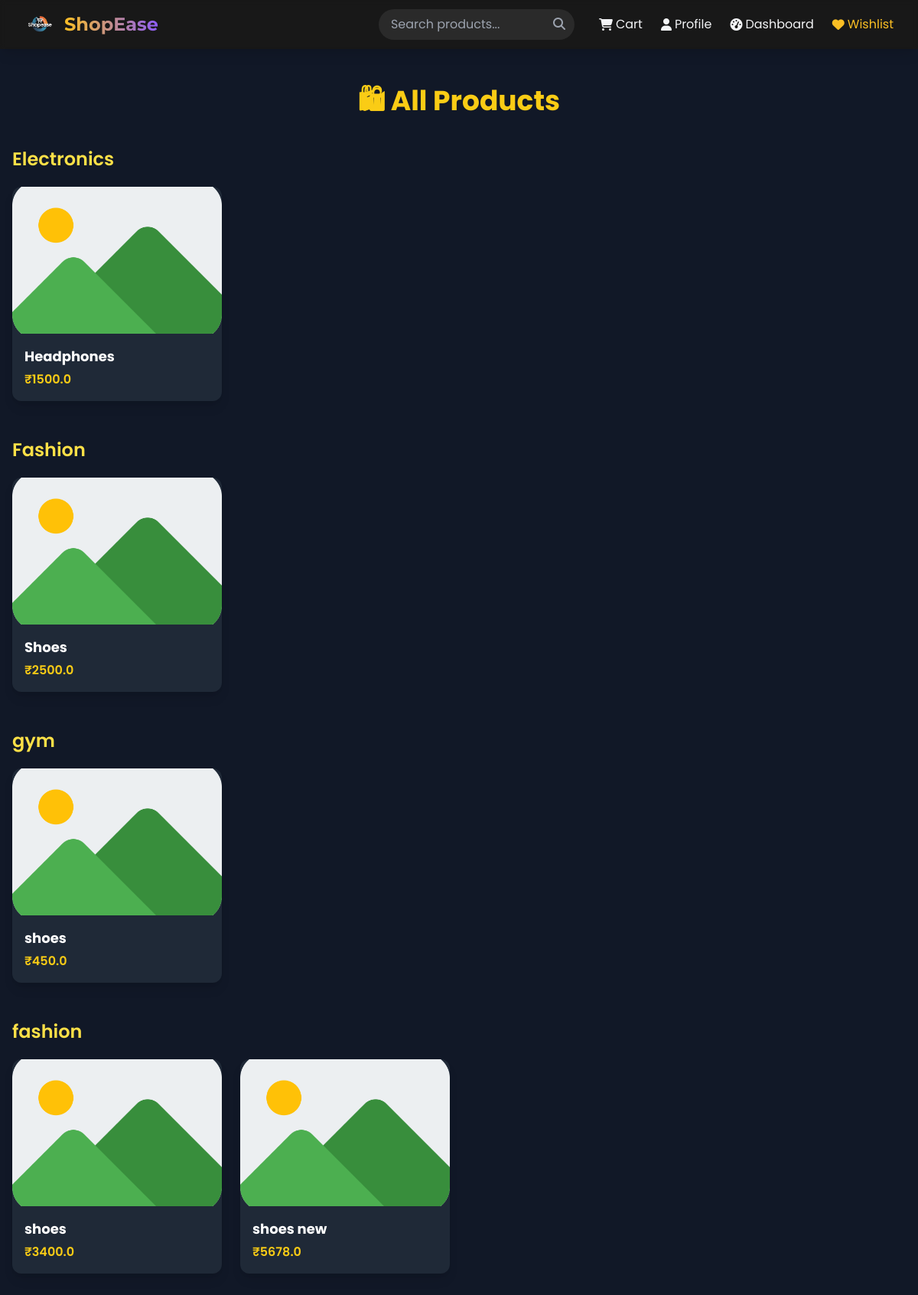
Page /products on the committed database.
### tables this page shows
CREATE TABLE products (
            id INTEGER PRIMARY KEY AUTOINCREMENT,
            name TEXT,
            price REAL,
            category TEXT,
            description TEXT,
            stock INTEGER
        , image_url TEXT);

### app.py (the view)
@app.route('/products')
def products():
    product_list = fetch_products()
    products_by_category = defaultdict(list)
    for product in product_list:
        products_by_category[product['category']].append(product)
    return render_template("products.html", products_by_category=products_by_category)

### app.py (called while the page is built)
@app.context_processor
def inject_products():
    try:
        products = fetch_all_products()[:6]
    except:
        products = []
    return {'products': products}

def fetch_products():
    conn = sqlite3.connect('database/app.db')
    cursor = conn.cursor()
    cursor.execute("SELECT * FROM products")
    rows = cursor.fetchall()
    conn.close()
    products = []
    for row in rows:
        product = {
            'id': row[0],
            'name': row[1],
            'price': row[2],
            'category': row[3],
            'description': row[4],
            'stock': row[5],
            'image_url': row[6] if len(row) > 6 else None
        }
        products.append(product)
    return products

### core/db_helper.py (called while the page is built)
def get_db_connection():
    conn = sqlite3.connect(DB_PATH)
    conn.row_factory = sqlite3.Row
    return conn

def fetch_all_products():
    conn = get_db_connection()
    cursor = conn.execute("SELECT * FROM products")
    products = cursor.fetchall()
    conn.close()
    return products

### templates/products.html (shortened to what this page needs)
{% extends "layout.html" %}
{% block content %}
<section class="min-h-screen bg-gray-900 text-white px-4 py-12">
  <div class="max-w-7xl mx-auto">
    <h1 class="text-4xl font-bold text-yellow-400 mb-10 text-center animate__animated animate__fadeInDown">
      🛍 {{ category if category else "All Products" }}
    </h1>
    {% if products_by_category %}
      {% for category, products in products_by_category.items() %}
        <div class="mb-12">
          <h2 class="text-2xl font-semibold text-yellow-300 mb-5">{{ category }}</h2>
          <div class="grid grid-cols-1 sm:grid-cols-2 md:grid-cols-3 lg:grid-cols-4 gap-6">
            {% for p in products %}
              <div class="bg-gray-800 rounded-xl shadow-lg overflow-hidden hover:shadow-yellow-400 transition-shadow duration-300">
                <a href="/product/{{ p.id }}" class="block hover:scale-105 transition-transform duration-300">
                  <img
                    src="{{ p.image_url or url_for('static', filename='images/placeholder.png') }}"
                    alt="{{ p.name }}"
                    class="w-full h-48 object-cover"
                  >
                  <div class="p-4">
                    <h3 class="text-lg font-bold mb-1 text-white">{{ p.name }}</h3>
                    <p class="text-yellow-400 font-semibold">₹{{ p.price }}</p>
                  </div>
                </a>
              </div>
            {% endfor %}
          </div>
        </div>
      {% endfor %}
    {% else %}
      <p class="text-center text-gray-300 text-xl">No products available right now.</p>
    {% endif %}
  </div>
</section>
{% endblock %}

### templates/layout.html (shortened to what this page needs)
<!DOCTYPE html>
<html lang="en" class="dark">
<head>
  <link rel="stylesheet" href="https://cdnjs.cloudflare.com/ajax/libs/font-awesome/6.5.0/css/all.min.css">
  <link rel="stylesheet" href="https://cdnjs.cloudflare.com/ajax/libs/animate.css/4.1.1/animate.min.css">
  <script src="https://cdn.tailwindcss.com"></script>
</head>
<body class="font-poppins bg-dark-900 text-gray-100 min-h-screen flex flex-col">
<header class="bg-dark-800 fixed top-0 w-full z-50 shadow-lg backdrop-blur-sm bg-opacity-90">
  <div class="max-w-7xl mx-auto px-4 sm:px-6 lg:px-8">
    <div class="flex justify-between items-center h-16">
      <div class="flex items-center space-x-3">
        <img src="{{ url_for('static', filename='images/logo.png') }}" alt="ShopEase Logo" class="h-10 w-10 rounded-full">
        <a href="/" class="text-2xl font-bold font-montserrat">
          <span class="gradient-text bg-gradient-to-r from-accent-400 to-primary-500">ShopEase</span>
        </a>
      </div>
      <nav class="hidden md:flex items-center space-x-8">
        <form action="{{ url_for('search') }}" method="GET" class="relative">
          <input type="text" name="query" placeholder="Search products..."
                 class="bg-dark-700 rounded-full py-2 px-4 pr-10 focus:outline-none focus:ring-2 focus:ring-primary-500 w-64">
          <button type="submit" class="absolute right-3 top-2 text-gray-400 hover:text-accent-400">
            <i class="fas fa-search"></i>
          </button>
        </form>
        <div class="flex items-center space-x-6">
          <a href="{{ url_for('cart') }}" class="group flex items-center space-x-1 hover:text-accent-400 transition-colors">
            <i class="fas fa-shopping-cart"></i>
            <span class="hidden lg:inline-block">Cart</span>
          </a>
          <a href="{{ url_for('profile') }}" class="group flex items-center space-x-1 hover:text-accent-400 transition-colors">
            <i class="fas fa-user"></i>
            <span class="hidden lg:inline-block">Profile</span>
          </a>
          <a href="{{ url_for('dashboard') }}" class="group flex items-center space-x-1 hover:text-accent-400 transition-colors">
            <i class="fas fa-tachometer-alt"></i>
            <span class="hidden lg:inline-block">Dashboard</span>
          </a>
          <a href="{{ url_for('wishlist') }}" class="group flex items-center space-x-1 text-accent-400 hover:text-accent-300 transition-colors">
            <i class="fas fa-heart"></i>
            <span class="hidden lg:inline-block">Wishlist</span>
          </a>
        </div>
      </nav>
    </div>
  </div>
</header>
<main class="flex-grow pt-16">
  {% block content %}{% endblock %}
</main>
</body>
</html>

### templates/layout.html (style rules this page uses)
.gradient-text { background-clip: text; -webkit-background-clip: text; color: transparent; }

### rows in the picture
products: category "Electronics", name "Headphones", price "1500.0"
products: category "Fashion", name "Shoes", price "2500.0"
products: category "gym", name "shoes", price "450.0"
products: category "fashion", name "shoes", price "3400.0"
products: name "shoes new", price "5678.0"

### other values in the picture
{{ category if category else "All Products" }} "All Products"
